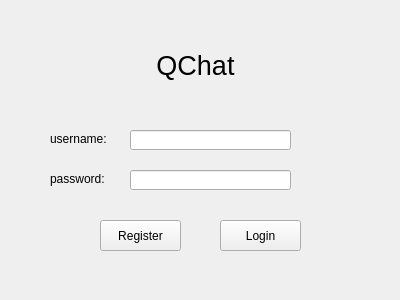
<?xml version="1.0" encoding="UTF-8"?>
<ui version="4.0">
 <class>LoginWidget</class>
 <widget class="QWidget" name="LoginWidget">
  <property name="geometry">
   <rect>
    <x>0</x>
    <y>0</y>
    <width>400</width>
    <height>300</height>
   </rect>
  </property>
  <property name="windowTitle">
   <string>Form</string>
  </property>
  <widget class="QPushButton" name="registerButton">
   <property name="geometry">
    <rect>
     <x>100</x>
     <y>220</y>
     <width>81</width>
     <height>31</height>
    </rect>
   </property>
   <property name="text">
    <string>Register</string>
   </property>
  </widget>
  <widget class="QPushButton" name="loginButton">
   <property name="geometry">
    <rect>
     <x>220</x>
     <y>220</y>
     <width>81</width>
     <height>31</height>
    </rect>
   </property>
   <property name="text">
    <string>Login</string>
   </property>
  </widget>
  <widget class="QLabel" name="QChatLabel">
   <property name="geometry">
    <rect>
     <x>140</x>
     <y>30</y>
     <width>111</width>
     <height>71</height>
    </rect>
   </property>
   <property name="font">
    <font>
     <pointsize>20</pointsize>
    </font>
   </property>
   <property name="text">
    <string>QChat</string>
   </property>
   <property name="textFormat">
    <enum>Qt::TextFormat::AutoText</enum>
   </property>
   <property name="alignment">
    <set>Qt::AlignmentFlag::AlignCenter</set>
   </property>
  </widget>
  <widget class="QLabel" name="usernameLable">
   <property name="geometry">
    <rect>
     <x>50</x>
     <y>130</y>
     <width>81</width>
     <height>17</height>
    </rect>
   </property>
   <property name="text">
    <string>username:</string>
   </property>
  </widget>
  <widget class="QLabel" name="passwordLable">
   <property name="geometry">
    <rect>
     <x>50</x>
     <y>170</y>
     <width>81</width>
     <height>17</height>
    </rect>
   </property>
   <property name="text">
    <string>password:</string>
   </property>
  </widget>
  <widget class="QLineEdit" name="usernameEdit">
   <property name="geometry">
    <rect>
     <x>130</x>
     <y>130</y>
     <width>161</width>
     <height>20</height>
    </rect>
   </property>
  </widget>
  <widget class="QLineEdit" name="passwordEdit">
   <property name="geometry">
    <rect>
     <x>130</x>
     <y>170</y>
     <width>161</width>
     <height>20</height>
    </rect>
   </property>
   <property name="echoMode">
    <enum>QLineEdit::EchoMode::Password</enum>
   </property>
  </widget>
 </widget>
 <resources/>
 <connections/>
</ui>
